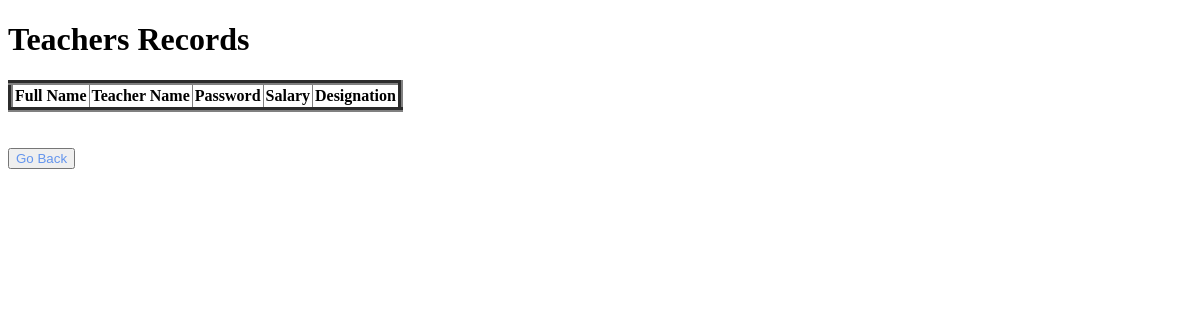
The app's page /view-Teachers.php, older data.
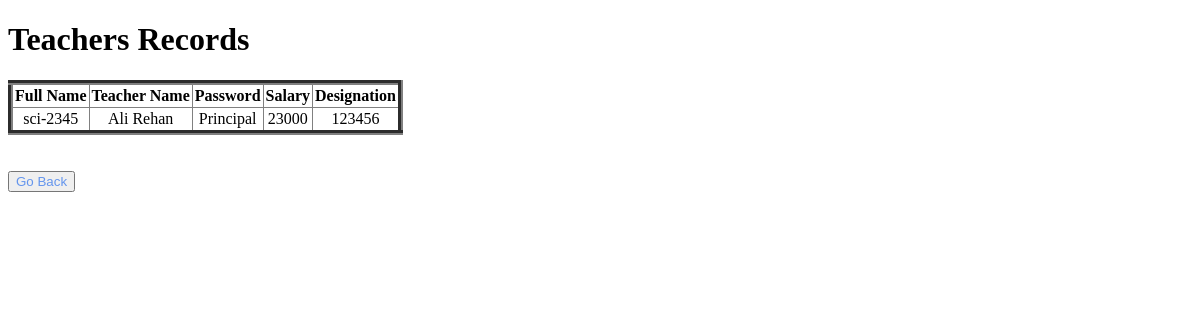
The same page, newer data.
### tables this page shows
CREATE TABLE `teacher` (
  `Teacher_Id` varchar(20) NOT NULL,
  `Teacher_Name` char(20) NOT NULL,
  `Teacher_Designation` char(20) NOT NULL,
  `salary` int(30) NOT NULL,
  `Teacher_Password` varchar(30) NOT NULL
);

### view-Teachers.php (the view, shortened to what this page needs)
<!Doctype Html>
<html lang="en">
<head>
</head>
<body>
<h1 style="color: black">Teachers Records</h1>
<table border="5px" cellpadding="2px" cellspacing="20px" style="border-collapse: collapse">
    <tr style="text-align: center">
        <th>Full Name</th>
        <th>Teacher Name</th>
        <th>Password</th>
        <th>Salary</th>
        <th>Designation</th>
    </tr>
    <?php
    include "connection.php";
    $query= "Select * from teacher";
    $result= mysqli_query($connection,$query);
    while ($record=mysqli_fetch_assoc($result)){?>
        <tr style="text-align: center">
            <td><?php  echo $record['Teacher_Id']; ?></td>
            <td><?php  echo $record['Teacher_Name']; ?></td>
            <td><?php  echo $record['Teacher_Designation']; ?></td>
            <td><?php  echo $record['salary']; ?></td>
            <td><?php  echo $record['Teacher_Password']; ?></td>
        </tr>
        <?php
    }
    ?>
</table><br><br>
<a href="Insert_Teacher.html"><input type="button" value="Go Back"style="color: cornflowerblue"></a>
</body>
</html>

Row changes from the older to the newer data that the page shows:
added teacher: Teacher_Id "sci-2345", Teacher_Name "Ali Rehan", Teacher_Designation "Principal", salary "23000", Teacher_Password "123456"
